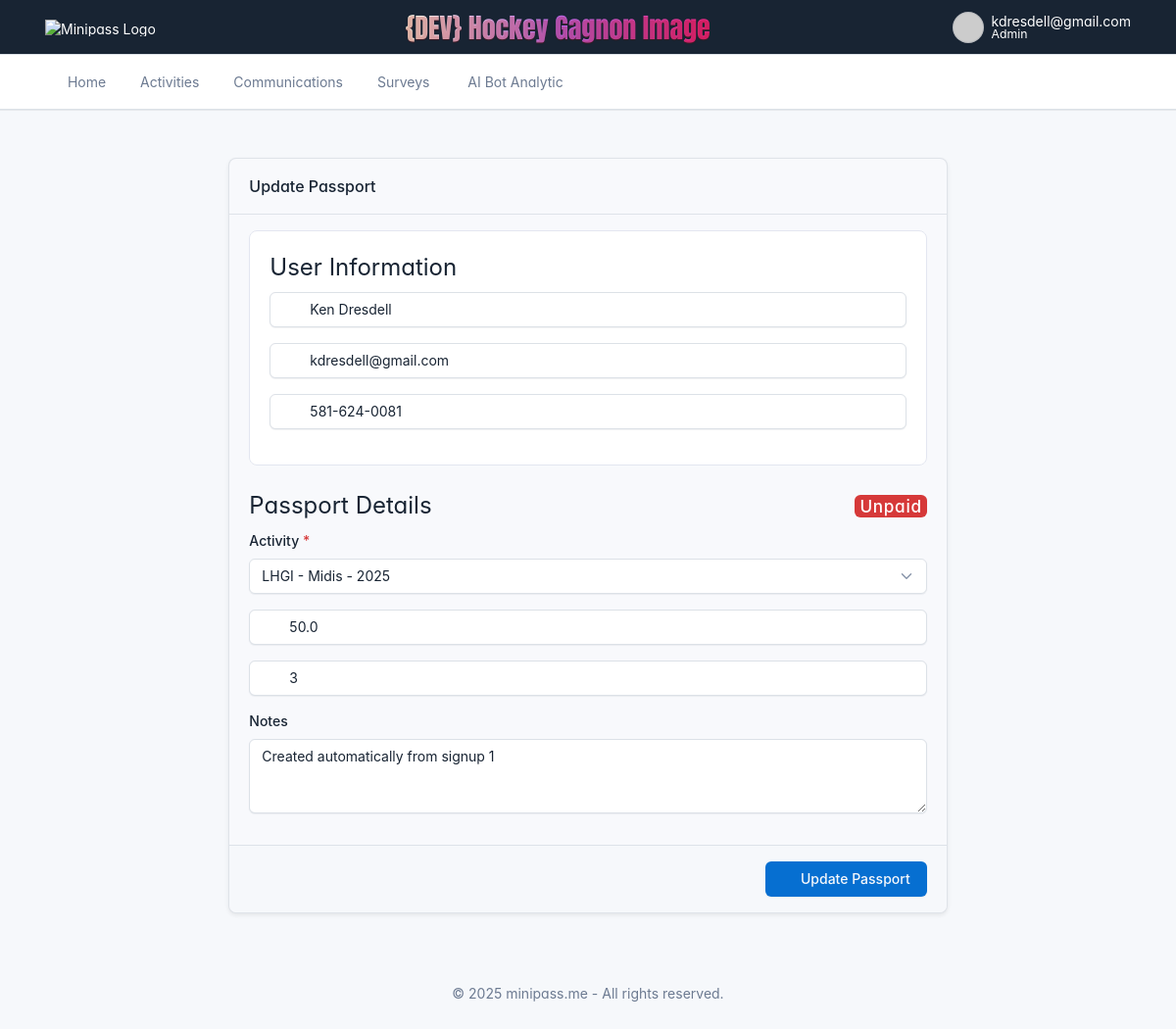
The page /edit-passport/2 (signed in) on the database its author committed.
### models.py (models this page shows)
class User(db.Model):
    id = db.Column(db.Integer, primary_key=True)
    name = db.Column(db.String(100), nullable=False)
    email = db.Column(db.String(100))
    phone_number = db.Column(db.String(20))
    signups = db.relationship("Signup", backref="user", lazy=True)
    passports = db.relationship("Passport", backref="user", lazy=True)

class Passport(db.Model):
    id = db.Column(db.Integer, primary_key=True)
    pass_code = db.Column(db.String(16), unique=True, nullable=False)
    user_id = db.Column(db.Integer, db.ForeignKey("user.id"), nullable=False)
    activity_id = db.Column(db.Integer, db.ForeignKey("activity.id"), nullable=False)
    sold_amt = db.Column(db.Float, default=0.0)
    uses_remaining = db.Column(db.Integer, default=0)
    created_by = db.Column(db.Integer, db.ForeignKey("admin.id"))
    created_dt = db.Column(db.DateTime, default=lambda: datetime.now(timezone.utc))
    paid = db.Column(db.Boolean, default=False)
    paid_date = db.Column(db.DateTime)
    marked_paid_by = db.Column(db.String(120))
    notes = db.Column(db.Text)
    signups = db.relationship("Signup", backref="passport", lazy=True)

class Activity(db.Model):
    id = db.Column(db.Integer, primary_key=True)
    name = db.Column(db.String(150), nullable=False)
    type = db.Column(db.String(50))  # e.g., "hockey", "yoga"
    description = db.Column(db.Text)
    start_date = db.Column(db.DateTime, nullable=True)
    end_date = db.Column(db.DateTime, nullable=True)
    image_filename = db.Column(db.String(255), nullable=True)  # 🆕 NEW FIELD
    sessions_included = db.Column(db.Integer, default=1)
    price_per_user = db.Column(db.Float, default=0.0)
    goal_users = db.Column(db.Integer, default=0)
    goal_revenue = db.Column(db.Float, default=0.0)
    cost_to_run = db.Column(db.Float, default=0.0)
    created_by = db.Column(db.Integer, db.ForeignKey("admin.id"))
    created_dt = db.Column(db.DateTime, default=lambda: datetime.now(timezone.utc))
    status = db.Column(db.String(50), default="active")
    payment_instructions = db.Column(db.Text)
    signups = db.relationship("Signup", backref="activity", lazy=True)
    passports = db.relationship("Passport", backref="activity", lazy=True)

### app.py (the view, shortened to what this page needs)
@app.route("/edit-passport/<int:passport_id>", methods=["GET", "POST"])
def edit_passport(passport_id):
    if "admin" not in session:
        return redirect(url_for("login"))
    from models import Passport, Activity
    passport = db.session.get(Passport, passport_id)
    if not passport:
        flash("❌ Passport not found.", "error")
        return redirect(url_for("dashboard2"))
    activity_list = Activity.query.order_by(Activity.name).all()
    return render_template(
        "passport_form.html",
        passport=passport,
        activity_list=activity_list  # 🛠️ Add this
    )

### app.py (called while the page is built)
@app.context_processor
def inject_globals_and_csrf():
    from flask_wtf.csrf import generate_csrf
    return {
        'now': datetime.now(timezone.utc),
        'ORG_NAME': get_setting("ORG_NAME", "Ligue hockey Gagnon Image"),
        'csrf_token': generate_csrf  # returns the raw CSRF token
    }

@app.template_filter('encode_md5')
def encode_md5(s):
    if not s:
        return ''
    return hashlib.md5(s.strip().lower().encode('utf-8')).hexdigest()

@app.before_request
def check_first_run():
    if request.endpoint != 'setup' and not Admin.query.first():
        return redirect(url_for('setup'))

### utils.py (called while the page is built)
def get_setting(key, default=""):
    with current_app.app_context():
        setting = Setting.query.filter_by(key=key).first()
        if setting and setting.value not in [None, ""]:
            return setting.value
    return default

### templates/passport_form.html (shortened to what this page needs)
{% extends "base.html" %}
{% block content %}
<div class="row justify-content-center mt-4">
  <div class="col-lg-8">
    <form method="POST" class="card shadow-sm border bg-white">
      <div class="card-header d-flex align-items-center justify-content-between">
        <h3 class="card-title mb-0">
          {{ "Update Passport" if passport else "Create a New Passport" }}
        </h3>
        <i class="ti ti-ticket fs-1 text-muted"></i>
      </div>
      <div class="card-body">
        <fieldset class="form-fieldset mb-4">
          <legend>User Information</legend>
          <div class="mb-3 position-relative input-icon">
            <span class="input-icon-addon"></span>
            <input type="text" name="user_name" id="user_name" class="form-control" placeholder="Full Name" autocomplete="off" required
                   value="{{ passport.user.name if passport and passport.user else '' }}" />
          </div>
          <div class="mb-3 input-icon">
            <span class="input-icon-addon"></span>
            <input type="email" name="user_email" id="user_email" class="form-control" placeholder="Email" required
                   value="{{ passport.user.email if passport and passport.user else '' }}" />
          </div>
          <div class="mb-3 input-icon">
            <span class="input-icon-addon"></span>
            <input type="tel" name="phone_number" id="mobile_phone" class="form-control" placeholder="Phone Number"
                   value="{{ passport.user.phone_number if passport and passport.user else '' }}" />
          </div>
        </fieldset>
        <legend class="d-flex justify-content-between align-items-center">
          Passport Details
          {% if passport %}
            {% if passport.paid %}
              <span class="badge badge-sm bg-green text-white">Paid</span>
            {% else %}
              <span class="badge badge-sm bg-red text-white">Unpaid</span>
            {% endif %}
          {% endif %}
        </legend>
          <div class="mb-3">
            <label class="form-label">Activity <span class="text-danger">*</span></label>
            <select name="activity_id" class="form-select" required onchange="updateActivityDetails(this)">
              {% for activity in activity_list %}
                <option value="{{ activity.id }}"
                  data-price="{{ activity.price_per_user }}"
                  data-sessions="{{ activity.sessions_included }}"
                  {% if passport and passport.activity_id == activity.id %}selected{% endif %}>
                  {{ activity.name }}
                </option>
              {% endfor %}
            </select>
          </div>
          <div class="mb-3 input-icon">
            <span class="input-icon-addon"></span>
            <input type="number" name="sold_amt" step="0.01" class="form-control" placeholder="Price" required
                   id="sold_amt" value="{{ passport.sold_amt if passport else default_amt }}" />
          </div>
          <div class="mb-3 input-icon">
            <span class="input-icon-addon"></span>
            <input type="number" name="uses_remaining" class="form-control" placeholder="Number of Sessions" required
                   id="uses_remaining" value="{{ passport.uses_remaining if passport else default_qt }}" />
          </div>
          <div class="mb-3">
            <label class="form-label">Notes</label>
            <textarea name="notes" id="notes" rows="3" class="form-control">{{ passport.notes if passport else '' }}</textarea>
          </div>
      </div>
      <div class="card-footer text-end">
        <button type="submit" class="btn btn-primary">
          <i class="ti ti-ticket me-2"></i>{{ "Update Passport" if passport else "Create Passport" }}
        </button>
      </div>
    </form>
  </div>
</div>
{% endblock %}

### static/minipass.css (style rules this page uses)
.card { background-color: #f8f9fc !important; }
.form-fieldset { background: white; border: 1px solid #e3e6f0; border-radius: 0.5rem; padding: 1.25rem; }
.input-icon .form-control { padding-left: 2.25rem; }

### rows shown on the page
User: user_name "Ken Dresdell", user_email "kdresdell@gmail.com", phone_number "581-624-0081"
Passport: activity_id "LHGI - Midis - 2025", sold_amt "50.0", uses_remaining "3", notes "Created automatically from signup 1"

### other values the page prints
{{ session['admin'] }} "kdresdell@gmail.com"
{{ "Update Passport" if passport else "Create a New Passport" }} "Update Passport"
{{ "Update Passport" if passport else "Create Passport" }} "Update Passport"
